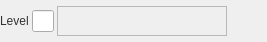
<?xml version="1.0" encoding="UTF-8"?>
<ui version="4.0">
 <class>CharacterFrameWidget</class>
 <widget class="QFrame" name="CharacterFrameWidget">
  <property name="geometry">
   <rect>
    <x>0</x>
    <y>0</y>
    <width>267</width>
    <height>42</height>
   </rect>
  </property>
  <property name="styleSheet">
   <string notr="true">background-image: url(:/img/data/parchment.jpg);
color: rgb(50, 50, 50);</string>
  </property>
  <layout class="QHBoxLayout" name="horizontalLayout" stretch="1,1,10,0">
   <property name="spacing">
    <number>3</number>
   </property>
   <property name="leftMargin">
    <number>0</number>
   </property>
   <property name="topMargin">
    <number>0</number>
   </property>
   <property name="rightMargin">
    <number>0</number>
   </property>
   <property name="bottomMargin">
    <number>0</number>
   </property>
   <item>
    <widget class="QLabel" name="label_3">
     <property name="text">
      <string>Level</string>
     </property>
    </widget>
   </item>
   <item>
    <widget class="QLineEdit" name="speed">
     <property name="sizePolicy">
      <sizepolicy hsizetype="Preferred" vsizetype="Fixed">
       <horstretch>0</horstretch>
       <verstretch>0</verstretch>
      </sizepolicy>
     </property>
     <property name="font">
      <font>
       <italic>false</italic>
      </font>
     </property>
     <property name="readOnly">
      <bool>true</bool>
     </property>
     <property name="dmhValue" stdset="0">
      <string>level</string>
     </property>
    </widget>
   </item>
   <item>
    <widget class="QFrame" name="frame">
     <property name="sizePolicy">
      <sizepolicy hsizetype="MinimumExpanding" vsizetype="Fixed">
       <horstretch>0</horstretch>
       <verstretch>0</verstretch>
      </sizepolicy>
     </property>
     <property name="minimumSize">
      <size>
       <width>0</width>
       <height>30</height>
      </size>
     </property>
     <property name="maximumSize">
      <size>
       <width>16777215</width>
       <height>30</height>
      </size>
     </property>
     <property name="frameShape">
      <enum>QFrame::StyledPanel</enum>
     </property>
     <property name="frameShadow">
      <enum>QFrame::Raised</enum>
     </property>
     <property name="dmhValue" stdset="0">
      <string>slots</string>
     </property>
    </widget>
   </item>
   <item>
    <spacer name="horizontalSpacer_14">
     <property name="orientation">
      <enum>Qt::Horizontal</enum>
     </property>
     <property name="sizeHint" stdset="0">
      <size>
       <width>40</width>
       <height>20</height>
      </size>
     </property>
    </spacer>
   </item>
  </layout>
 </widget>
 <tabstops>
  <tabstop>speed</tabstop>
 </tabstops>
 <resources/>
 <connections/>
</ui>
